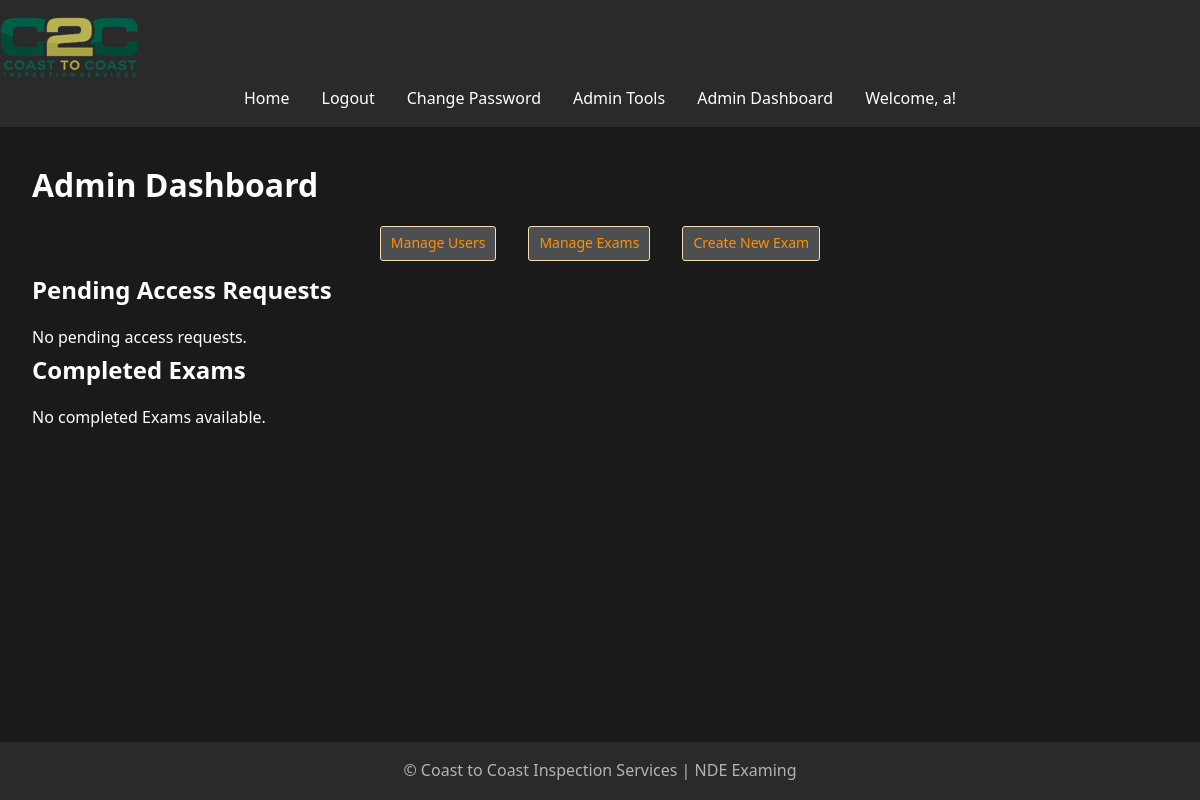
The app's page /admin/dashboard (signed in), older data.
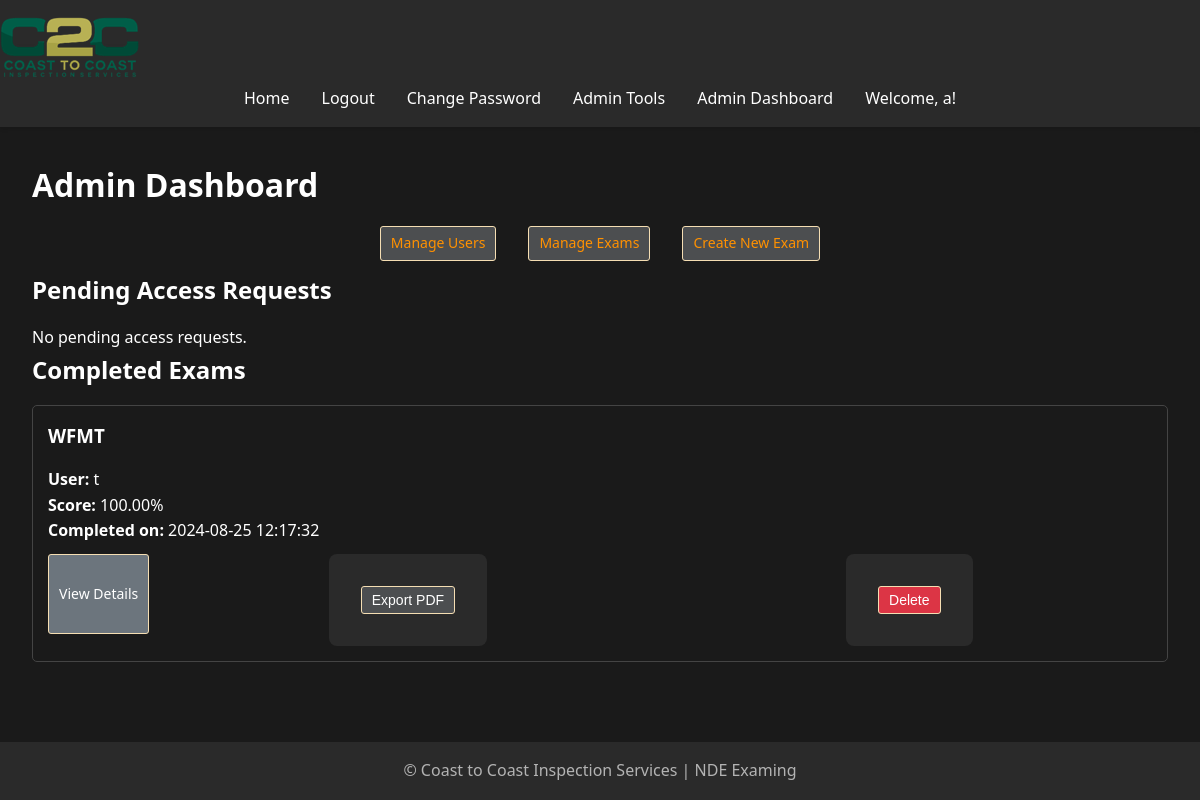
The same page, newer data.
### models.py (models this page shows, shortened)
class User(UserMixin, db.Model):
    id = db.Column(db.Integer, primary_key=True)
    username = db.Column(db.String(80), unique=True, nullable=False)
    password = db.Column(db.String(120), nullable=False)
    is_admin = db.Column(db.Boolean, default=False)
    exam_results = db.relationship('ExamResult', back_populates='user', lazy=True)
    accesses = db.relationship('ExamAccess', back_populates='user', lazy=True)
    access_requests = db.relationship('ExamAccessRequest', back_populates='user', lazy=True)

class ExamResult(db.Model):
    id = Column(Integer, primary_key=True)
    user_id = Column(Integer, ForeignKey('user.id', ondelete='CASCADE'), nullable=False)
    exam_id = Column(Integer, ForeignKey('exam.id', ondelete='CASCADE'), nullable=False)
    score = Column(Float, nullable=False)
    date_submitted = Column(DateTime, default=datetime.utcnow)
    user = relationship('User', back_populates='exam_results')
    exam = relationship('Exam', back_populates='exam_results')
    missed_questions = relationship('MissedQuestion', back_populates='exam_result', cascade='all, delete-orphan')

class Exam(db.Model):
    __tablename__ = 'exam'
    id = db.Column(db.Integer, primary_key=True)
    title = db.Column(db.String(100), nullable=False)
    question_count = db.Column(db.Integer, nullable=False, default=10)
    exam_results = relationship('ExamResult', back_populates='exam', cascade='all, delete-orphan')
    questions = relationship('Question', back_populates='exam', cascade='all, delete-orphan')
    accesses = db.relationship('ExamAccess', back_populates='exam', lazy=True, cascade="all, delete-orphan")
    access_requests = db.relationship('ExamAccessRequest', back_populates='exam', lazy=True, cascade="all, delete-orphan")

### app.py (the view)
@app.route('/admin/dashboard')
@login_required
def admin_dashboard():
    if not current_user.is_admin:
        flash('You do not have permission to access this page.', 'error')
        return redirect(url_for('home'))
    completed_exams = ExamResult.query.all()  # Ensure this query is executed correctly
    pending_requests = ExamAccessRequest.query.filter_by(status='pending').all()
    return render_template('admin_dashboard.html', completed_exams= [] or completed_exams, pending_requests=pending_requests)

### app.py (called while the page is built)
@app.before_request
def reset_session_on_navigation():
    exam_endpoints = ['take_exam', 'submit_exam']
    current_endpoint = request.endpoint
    if current_endpoint is None:
        return

@app.context_processor
def utility_processor():
    def format_pacific_time(utc_dt):
        pacific_time = utc_to_pacific(utc_dt)
        return pacific_time.strftime('%Y-%m-%d %I:%M:%S %p %Z')
    return dict(format_pacific_time=format_pacific_time)

@login_manager.user_loader
def load_user(user_id):
    return User.query.get(int(user_id))

@app.before_request
def manage_exam_session():
    if 'start_new_exam' in request.args:
        session.pop('answers', None)
        session.pop('flagged', None)
        session.pop('current_index', None)
        session.pop('start_time', None)
    elif 'exam_submitted' in session and request.endpoint != 'exam_results':
        session.pop('answers', None)
        session.pop('flagged', None)
        session.pop('current_index', None)
        session.pop('start_time', None)
        session.pop('exam_submitted', None)

### templates/admin_dashboard.html (shortened to what this page needs)
{% extends "base.html" %}
{% block content %}
    <h1>Admin Dashboard</h1>
    <nav>
        <ul style="list-style-type: none; padding: 0;">
            <li style="margin-bottom: 10px;">
                <a href="{{ url_for('manage_users') }}" class="btn btn-secondary" style="color:rgb(255, 145, 0);">Manage Users</a>
            </li>
            <li style="margin-bottom: 10px;">
                <a href="{{ url_for('manage_exams') }}" class="btn btn-secondary" style="color:rgb(255, 145, 0);">Manage Exams</a>
            </li>
            <li style="margin-bottom: 10px;">
                <a href="{{ url_for('create_exam') }}" class="btn btn-secondary" style="color:rgb(255, 145, 0);">Create New Exam</a>
            </li>
        </ul>
    </nav>
    <h2>Pending Access Requests</h2>
    {% if pending_requests %}
        <ul style="list-style-type: none; padding: 0;">
            {% for request in pending_requests %}
                <li style="margin-bottom: 10px; border-bottom: 1px solid white; max-width: 600px; padding: 10px; min-height: 100px; display: flex; align-items: center;">
                    <div style="flex-grow: 1;">
                        <p><strong>User:</strong> {{ request.user.username }}</p>
                        <p><strong>Exam:</strong> {{ request.exam.title }}</p>
                        <p><strong>Requested on:</strong> {{ request.request_date.strftime('%Y-%m-%d %H:%M:%S') }}</p>
                    </div>
                    <div style="display: flex; flex-direction: column; gap: 5px;">
                        <form action="{{ url_for('approve_access', request_id=request.id) }}" method="POST" style="display:inline;">
                            <button type="submit" class="btn btn-primary btn-sm">Approve</button>
                        </form>
                        <form action="{{ url_for('admin_deny_access', request_id=request.id) }}" method="POST" style="display:inline;">
                            <button type="submit" class="btn btn-danger btn-sm" onclick="return confirm('Are you sure you want to deny this request?');">Deny</button>
                        </form>
                    </div>
                </li>
            {% endfor %}
        </ul>
    {% else %}
        <p>No pending access requests.</p>
    {% endif %}
    <h2>Completed Exams</h2>
    {% if completed_exams %}
        <ul style="list-style-type: none; padding: 0;">
            {% for exam_result in completed_exams %}
                <li style="margin-bottom: 20px; border: 1px solid #444; padding: 15px; border-radius: 5px;">
                    <div>
                        <h3 style="margin-top: 0;">{{ exam_result.exam.title }}</h3>
                        <p><strong>User:</strong> {{ exam_result.user.username }}</p>
                        <p><strong>Score:</strong> {{ "%.2f"|format(exam_result.score) }}%</p>
                        <p><strong>Completed on:</strong> {{ exam_result.date_submitted.strftime('%Y-%m-%d %H:%M:%S') }}</p>
                    </div>
                    <div style="display: flex; justify-content: space-between; margin-top: 10px;">
                        <a href="{{ url_for('view_completed_exam', exam_result_id=exam_result.id) }}" class="btn btn-info btn-sm">View Details</a>
                        <form action="{{ url_for('export_exam_result', exam_result_id=exam_result.id) }}" method="GET" style="display:inline;">
                            <button type="submit" class="btn btn-secondary btn-sm">Export PDF</button>
                        </form>
                        <form action="{{ url_for('delete_completed_exam', exam_result_id=exam_result.id) }}" method="POST" style="display:inline;">
                            <button type="submit" class="btn btn-danger btn-sm" onclick="return confirm('Are you sure you want to delete this exam result?');">Delete</button>
                        </form>
                    </div>
                </li>
            {% endfor %}
        </ul>
    {% else %}
        <p>No completed Exams available.</p>
    {% endif %}
{% endblock %}

### templates/base.html (shortened to what this page needs)
<!DOCTYPE html>
<html lang="en">
<head>
    <link rel="stylesheet" href="{{ url_for('static', filename='css/style.css') }}">
</head>
<body>
    <header>
        <nav class="navbar">
            <a class="navbar-brand" href="{{ url_for('home') }}">
                <img src="{{ url_for('static', filename='images/logo.png') }}" alt="Logo" class="logo">
            </a>
            <ul class="navbar-nav">
                <li><a href="{{ url_for('home') }}">Home</a></li>
                {% if current_user.is_authenticated %}
                    <li><a href="{{ url_for('logout') }}">Logout</a></li>
                    <li><a href="{{ url_for('change_password') }}">Change Password</a></li>
                    {% if current_user.is_admin %}
                        <li><a href="{{ url_for('admin.index') }}">Admin Tools</a></li>
                        <li><a href="{{ url_for('admin_dashboard') }}">Admin Dashboard</a></li>
                    {% endif %}
                    <li class="user-welcome">
                        <span>Welcome, {{ current_user.username }}!</span>
                    </li>
                {% else %}
                    <li><a href="{{ url_for('login') }}">Login</a></li>
                    <li><a href="{{ url_for('register') }}">Register</a></li>
                {% endif %}
            </ul>
        </nav>
    </header>
    <main>
        {% block content %}{% endblock %}
    </main>
    <footer>
        <p>&copy; Coast to Coast Inspection Services | NDE Examing</p>
    </footer>
</body>
</html>

### static/css/style.css (style rules this page uses)
:root { --bg-primary: #1a1a1a; --bg-secondary: #2a2a2a; --text-primary: #ffffff; --text-secondary: #b3b3b3; --accent-color: #87c787; --error-color: #cf6679; --success-color: #03dac6; }
* { box-sizing: border-box; margin: 0; padding: 0; }
body { font-family: 'Segoe UI', Tahoma, Geneva, Verdana, sans-serif; line-height: 1.6; color: var(--text-primary); background-color: var(--bg-primary); min-height: 100vh; display: flex; flex-direction: column; }
header { background-color: var(--bg-secondary); padding: 1rem 0; box-shadow: 0 2px 4px rgba(0,0,0,0.1); }
nav ul { display: flex; justify-content: center; list-style-type: none; }
nav ul li { margin: 0 1rem; }
nav ul li a { color: var(--text-primary); text-decoration: none; font-weight: 500; transition: color 0.3s ease; }
main { flex: 1; padding: 2rem; max-width: 1200px; margin: 0 auto; width: 100%; }
h1, h2, h3 { margin-bottom: 1rem; color: var(--text-primary); }
a { color: var(--accent-color); text-decoration: none; transition: color 0.3s ease; }
form { background-color: var(--bg-secondary); padding: 2rem; border-radius: 8px; max-width: 700px; margin: 0 auto; }
.btn-sm { max-height: 80px; }
button { background-color: rgb(59, 59, 59); color: var(--text-primary); padding: 0.5rem 1rem; border: none; border-radius: 4px; cursor: pointer; transition: background-color 0.3s ease; }
footer { text-align: center; padding: 1rem 0; background-color: var(--bg-secondary); color: var(--text-secondary); }

### templates/admin_dashboard.html (style rules this page uses)
.btn { padding: 5px 10px; border: 1px solid wheat; border-radius: 3px; cursor: pointer; text-decoration: none; display: flex; align-items: center; justify-content: center; font-size: 14px; }
.btn-danger { background-color: #dc3545; color: white; }
.btn-info { background-color: #6c757d; color: white; }
.btn-secondary { background-color: #4c4e50; color: white; }

Row changes from the older to the newer data that the page shows:
added ExamResult: exam "WFMT", user.username "t", score "100.00", date_submitted "2024-08-25 12:17:32"
Text that changed along with them:
text no longer shown: "No completed Exams available."
